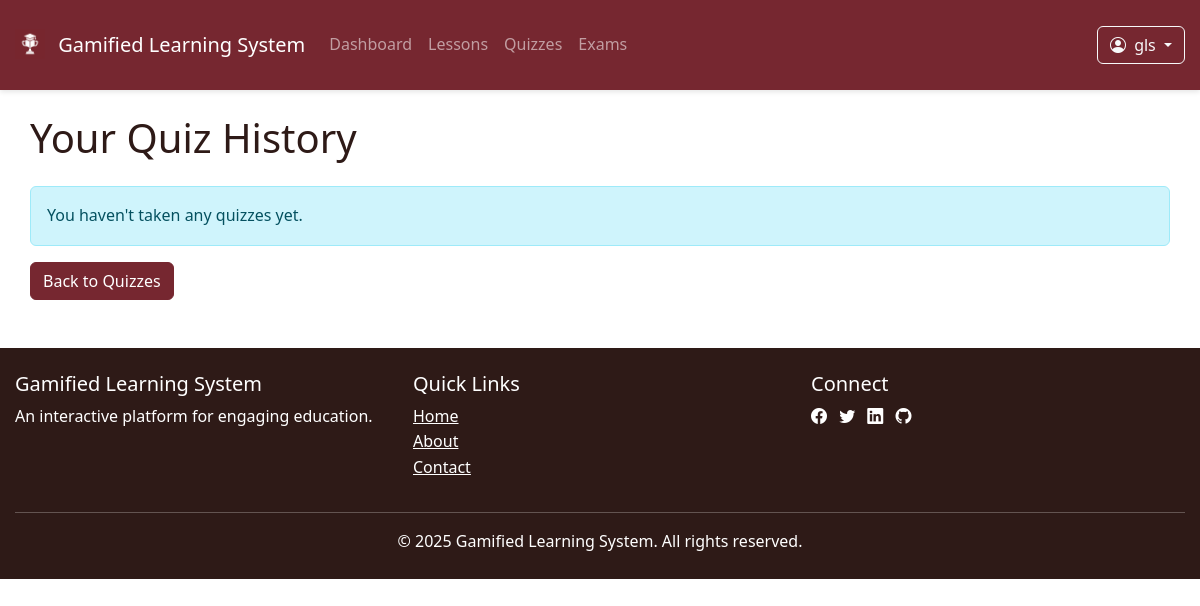
/quizzes/history/ (signed in), run on an earlier commit of the app's database.
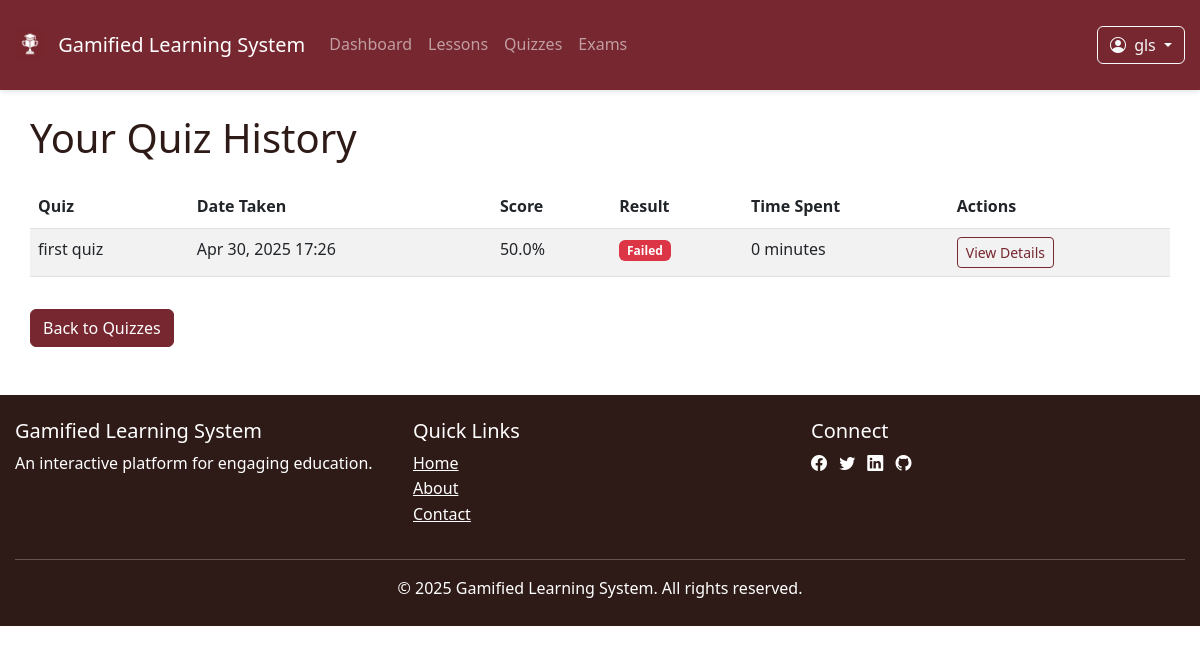
And on a later commit of the database.
### quizzes/models.py (models this page shows, shortened)
class QuizAttempt(models.Model):
    user = models.ForeignKey(get_user_model(), on_delete=models.CASCADE)
    quiz = models.ForeignKey(Quiz, on_delete=models.CASCADE)
    start_time = models.DateTimeField(auto_now_add=True)
    end_time = models.DateTimeField(null=True, blank=True)
    score = models.FloatField(null=True, blank=True)
    passed = models.BooleanField(default=False)
    completed = models.BooleanField(default=False)
    class Meta:
        ordering = ['-start_time']

class Quiz(models.Model):
    title = models.CharField(max_length=200)
    description = models.TextField(blank=True)
    created_by = models.ForeignKey(get_user_model(), on_delete=models.CASCADE)
    created_at = models.DateTimeField(auto_now_add=True)
    updated_at = models.DateTimeField(auto_now=True)
    time_limit = models.PositiveIntegerField(
        help_text="Time limit in minutes (0 for no limit)",
        default=0
    )
    passing_score = models.PositiveIntegerField(
        help_text="Percentage required to pass",
        default=70
    )
    is_active = models.BooleanField(default=True)
    shuffle_questions = models.BooleanField(default=False)
    show_correct_answers = models.BooleanField(
        help_text="Show correct answers after submission",
        default=True
    )
    class Meta:
        verbose_name_plural = "quizzes"
        ordering = ['-created_at']

### quizzes/views.py (the view)
# urls.py: path('history/', views.quiz_history, name='quiz_history'),
@login_required
def quiz_history(request):
    attempts = QuizAttempt.objects.filter(
        user=request.user,
        completed=True
    ).select_related('quiz').order_by('-start_time')
    return render(request, 'quizzes/history.html', {
        'attempts': attempts
    })

### quizzes/templates/quizzes/history.html (shortened to what this page needs)
{% extends 'base.html' %}
{% block content %}
<div class="container">
    <h1 class="mb-4">Your Quiz History</h1>
    {% if not attempts %}
        <div class="alert alert-info">You haven't taken any quizzes yet.</div>
    {% else %}
        <div class="table-responsive">
            <table class="table table-striped">
                <thead>
                    <tr>
                        <th>Quiz</th>
                        <th>Date Taken</th>
                        <th>Score</th>
                        <th>Result</th>
                        <th>Time Spent</th>
                        <th>Actions</th>
                    </tr>
                </thead>
                <tbody>
                    {% for attempt in attempts %}
                    <tr>
                        <td>{{ attempt.quiz.title }}</td>
                        <td>{{ attempt.start_time|date:"M d, Y H:i" }}</td>
                        <td>{{ attempt.score|floatformat:1 }}%</td>
                        <td>
                            {% if attempt.passed %}
                                <span class="badge bg-success">Passed</span>
                            {% else %}
                                <span class="badge bg-danger">Failed</span>
                            {% endif %}
                        </td>
                        <td>
                            {% if attempt.end_time %}
                                {{ attempt.end_time|timeuntil:attempt.start_time }}
                            {% else %}
                                Not completed
                            {% endif %}
                        </td>
                        <td>
                            <a href="{% url 'quizzes:quiz_results' attempt.id %}" class="btn btn-sm btn-outline-primary">View Details</a>
                        </td>
                    </tr>
                    {% endfor %}
                </tbody>
            </table>
        </div>
    {% endif %}
    <div class="mt-3">
        <a href="{% url 'quizzes:quiz_list' %}" class="btn btn-primary">Back to Quizzes</a>
    </div>
</div>
{% endblock %}

What changed in the data, as far as the page shows it:
added QuizAttempt: quiz "first quiz", start_time "Apr 30, 2025 17:26", score "50.0", passed "Failed", end_time "0 minutes"
Also different on the page:
text no longer shown: "You haven't taken any quizzes yet."
text now shown: "Quiz Date Taken Score Result Time Spent Actions"
